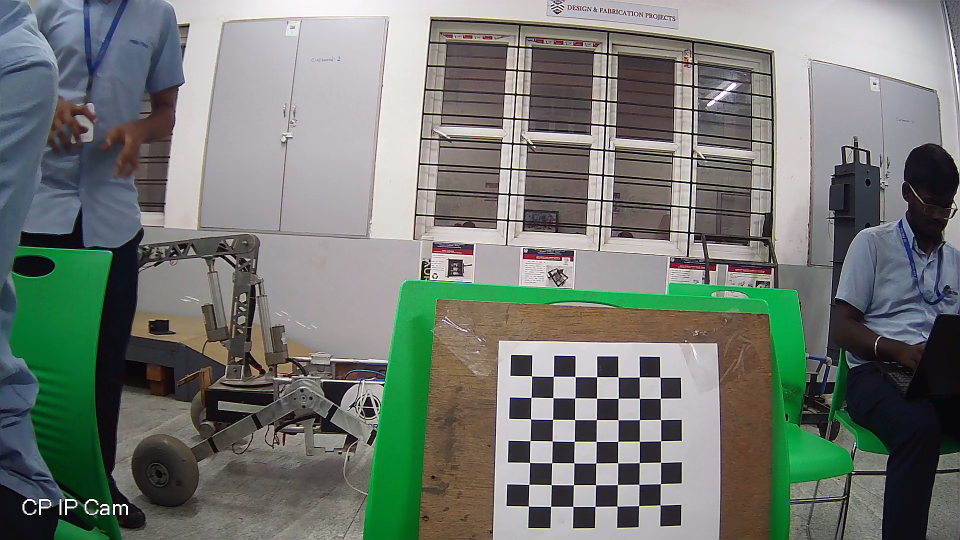
#> input picture left/1.png, 1920 x 1080 px (shown at 1/2 size); its folder holds 4 pictures in this run
$ python camera_caliberation.py
#> lines starting #> are read from the running program, lines starting #| are printed output that depends on the picture; after the words box and inside, x2 and y2 are one past the last pixel; in counts of white or black regions, pixels touching at a corner belong together; long printed decimals are rounded; pictures that were not available may be replaced by others from this repository, and a replacement may not be noted
#> further down, imgL is the input picture: shape (1080, 1920, 3); mean B, G, R 115.2, 121.1, 115.1
### corner_finder.py
import cv2


# Define the size of the chessboard pattern (number of inner corners per row and column)
chessboard_size = (7, 7)  # Adjust to match your actual chessboard size
def find_corners(image):
    # Convert the image to grayscale
    gray_image = cv2.cvtColor(image, cv2.COLOR_BGR2GRAY)
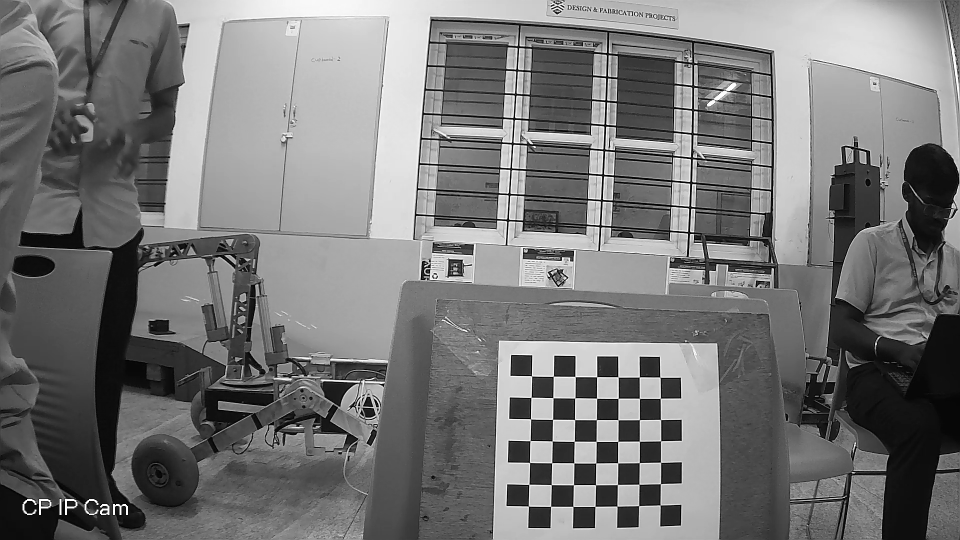
#> gray_image: shape (1080, 1920) (shown at 1/2 size); min 0, max 255, mean 118.6

    # Find the chessboard corners
    ret, corners = cv2.findChessboardCorners(gray_image, chessboard_size, None)
#> ret = True; corners = 49 rows, first 8: [1063.5, 752.3], [1107, 753.2], [1150.5, 753.5], [1193.6, 754.2], [1236.3, 754.1], [1279, 754.4], [1320.2, 754.7], [1062.3, 795.4]

    # If corners are found, draw them on the image
    if ret:
        cv2.drawChessboardCorners(image, chessboard_size, corners, ret)
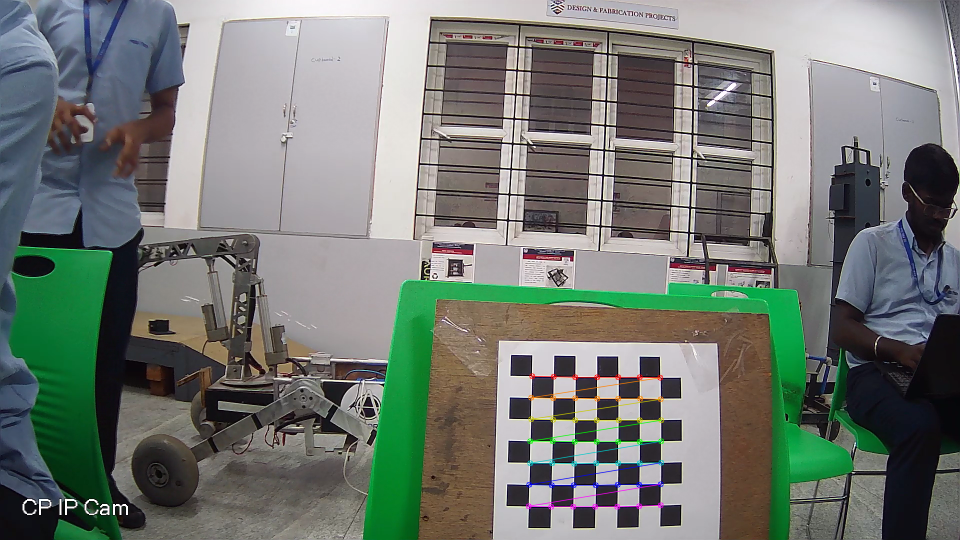
#> image: shape (1080, 1920, 3) (shown at 1/2 size); 0.68% of pixels changed, all inside (x1, y1, x2, y2) = (1051, 746, 1329, 1020)


    # Output the corners array if detected
    return ret, corners, gray_image

### camera_caliberation.py
import cv2
import numpy as np
import glob
from corner_finder import find_corners

# Chessboard dimensions
chessboard_size = (7, 7)
square_size = 2  # Change this to the size of a square on your chessboard in real-world units

# Termination criteria for corner refinement
criteria = (cv2.TERM_CRITERIA_EPS + cv2.TERM_CRITERIA_MAX_ITER, 30, 0.001)

# Prepare object points (3D points)
objp = np.zeros((chessboard_size[0] * chessboard_size[1], 3), np.float32)
objp[:, :2] = np.mgrid[0:chessboard_size[0], 0:chessboard_size[1]].T.reshape(-1, 2)
objp *= square_size

# Arrays to store object points and image points
objpoints = []  # 3D points in real-world space
imgpoints_left = []  # 2D points in image plane (left camera)
imgpoints_right = []  # 2D points in image plane (right camera)

# Load stereo images
images_left = glob.glob('D:/Projects/Aurora/left/*.png')  # Change to your image path
images_right = glob.glob('D:/Projects/Aurora/right/*.png')  # Change to your image path

for img_left, img_right in zip(images_left, images_right):
    imgL = cv2.imread(img_left)
    imgR = cv2.imread(img_right)

    retL, cornersL, grayL = find_corners(imgL)
#> retL = True; cornersL has the same summary as corners in find_corners
    retR, cornersR, grayR = find_corners(imgR)
#> retR = True; cornersR has the same summary as corners in find_corners

    if retL and retR:
        # Check the number of corners detected
        if len(cornersL) < chessboard_size[0] * chessboard_size[1] or len(cornersR) < chessboard_size[0] * chessboard_size[1]:
            print(f"Insufficient corners detected in images {img_left} and {img_right}.")
            continue

        objpoints.append(objp)

        # Refine corner locations
        cornersL = cv2.cornerSubPix(grayL, cornersL, (11, 11), (-1, -1), criteria)
#> cornersL = 49 rows, first 8: [1063.6, 752.1], [1106.9, 753.1], [1150.6, 753.5], [1193.8, 754.1], [1236.4, 754.4], [1278.9, 754.4], [1320.4, 754.7], [1062.6, 795.2]
        cornersR = cv2.cornerSubPix(grayR, cornersR, (11, 11), (-1, -1), criteria)
#> cornersR has the same summary as cornersL

        imgpoints_left.append(cornersL)
        imgpoints_right.append(cornersR)

        # Visualize corners
        cv2.drawChessboardCorners(imgL, chessboard_size, cornersL, retL)
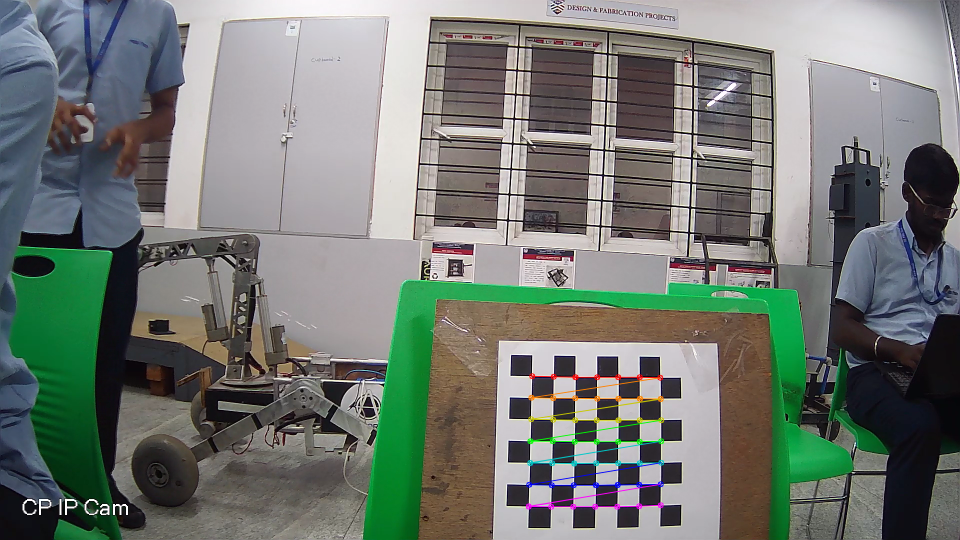
#> imgL: shape (1080, 1920, 3) (shown at 1/2 size); 0.65% of pixels changed, all inside (x1, y1, x2, y2) = (1051, 746, 1329, 1020)
        cv2.drawChessboardCorners(imgR, chessboard_size, cornersR, retR)
        cv2.imshow('Left Camera', imgL)
        cv2.imshow('Right Camera', imgR)
        cv2.waitKey(500)

cv2.destroyAllWindows()

# Calibrate individual cameras
retL, mtxL, distL, rvecsL, tvecsL = cv2.calibrateCamera(objpoints, imgpoints_left, grayL.shape[::-1], None, None)
#> retL = 0.13; mtxL = [[808.2, 0, 1038.6], [0, 781.4, 541.4], [0, 0, 1]]; distL = [[-0.138, 0.0668, -0.000477, -0.00189, -0.0471]]; rvecsL = ([-0.193, -0.000493, 0.025],); tvecsL = ([1.15, 9.98, 36.62],)
retR, mtxR, distR, rvecsR, tvecsR = cv2.calibrateCamera(objpoints, imgpoints_right, grayR.shape[::-1], None, None)
#> retR = 0.13; mtxR = [[808.2, 0, 1038.6], [0, 781.4, 541.4], [0, 0, 1]]; distR = [[-0.138, 0.0668, -0.000477, -0.00189, -0.0471]]; rvecsR = ([-0.193, -0.000493, 0.025],); tvecsR = ([1.15, 9.98, 36.62],)

# Print camera matrices and distortion coefficients
print("Camera Matrix Left:\n", mtxL)
#| Camera Matrix Left:
#|  [[8.08212370e+02 0.00000000e+00 1.03857071e+03]
#|  [0.00000000e+00 7.81430790e+02 5.41401814e+02]
#|  [0.00000000e+00 0.00000000e+00 1.00000000e+00]]
print("Distortion Coefficients Left:\n", distL)
#| Distortion Coefficients Left:
#|  [[-0.1384  0.06675 -0.0004774 -0.001886 -0.04712]]
print("Camera Matrix Right:\n", mtxR)
#| Camera Matrix Right:
#|  [[8.08212370e+02 0.00000000e+00 1.03857071e+03]
#|  [0.00000000e+00 7.81430790e+02 5.41401814e+02]
#|  [0.00000000e+00 0.00000000e+00 1.00000000e+00]]
print("Distortion Coefficients Right:\n", distR)
#| Distortion Coefficients Right:
#|  [[-0.1384  0.06675 -0.0004774 -0.001886 -0.04712]]

# Stereo calibration (find extrinsic parameters)
retval, cameraMatrixL, distCoeffsL, cameraMatrixR, distCoeffsR, R, T, E, F = cv2.stereoCalibrate(
    objpoints, imgpoints_left, imgpoints_right, mtxL, distL, mtxR, distR, grayL.shape[::-1],
    criteria=criteria, flags=cv2.CALIB_FIX_INTRINSIC)
#> retval = 0.13; cameraMatrixL = [[808.2, 0, 1038.6], [0, 781.4, 541.4], [0, 0, 1]]; distCoeffsL = [[-0.138, 0.0668, -0.000477, -0.00189, -0.0471]]; cameraMatrixR = [[808.2, 0, 1038.6], [0, 781.4, 541.4], [0, 0, 1]]; distCoeffsR = [[-0.138, 0.0668, -0.000477, -0.00189, -0.0471]]; R = [[1, 1.7e-13, 2.47e-13], [-1.7e-13, 1, 3.83e-13], [-2.47e-13, -3.83e-13, 1]]; T = [-2.72e-12, 8.3e-12, 5.23e-11]; E = [[6.84e-24, -5.23e-11, 8.3e-12], [5.23e-11, 7.85e-24, 2.72e-12], [-8.3e-12, -2.72e-12, -3.09e-24]]; F = [[4.07e-07, -3218976.1, 2.14e+09], [3218976.1, 5e-07, -3.21e+09], [-2.14e+09, 3.21e+09, 1]]

# Stereo rectification
rectify_scale = 1  # 0: crop, 1: keep full size
R1, R2, P1, P2, Q, validPixROI1, validPixROI2 = cv2.stereoRectify(
    cameraMatrixL, distCoeffsL, cameraMatrixR, distCoeffsR, grayL.shape[::-1], R, T, alpha=rectify_scale)
#> R1 = [[0.998, 0.0513, 0.0438], [-0.0513, 0.157, 0.986], [0.0438, -0.986, 0.159]]; R2 has the same summary as R1; P1 = [[4.75, 0, 1115.3, 0], [0, 4.75, 961.4, 0], [0, 0, 1, 0]]; P2 = [[4.75, 0, 1115.3, 0], [0, 4.75, 961.4, 2.52e-10], [0, 0, 1, 0]]; Q = [[1, 0, 0, -1115.3], [0, 1, 0, -961.4], [0, 0, 0, 4.75], [0, 0, -1.89e+10, 0]]; validPixROI1 = (0, 0, 0, 0); validPixROI2 = (0, 0, 0, 0)

# Check Q matrix validity
print("Q matrix:\n", Q)
#| Q matrix:
#|  [[ 1.00000000e+00  0.00000000e+00  0.00000000e+00 -1.11532745e+03]
#|  [ 0.00000000e+00  1.00000000e+00  0.00000000e+00 -9.61439911e+02]
#|  [ 0.00000000e+00  0.00000000e+00  0.00000000e+00  4.74549676e+00]
#|  [ 0.00000000e+00  0.00000000e+00 -1.88562534e+10  0.00000000e+00]]

# Save the calibration results
np.savez('stereo_calib.npz', cameraMatrixL=cameraMatrixL, distCoeffsL=distCoeffsL,
         cameraMatrixR=cameraMatrixR, distCoeffsR=distCoeffsR, R=R, T=T, R1=R1, R2=R2, P1=P1, P2=P2, Q=Q)

print("Stereo calibration completed.")
